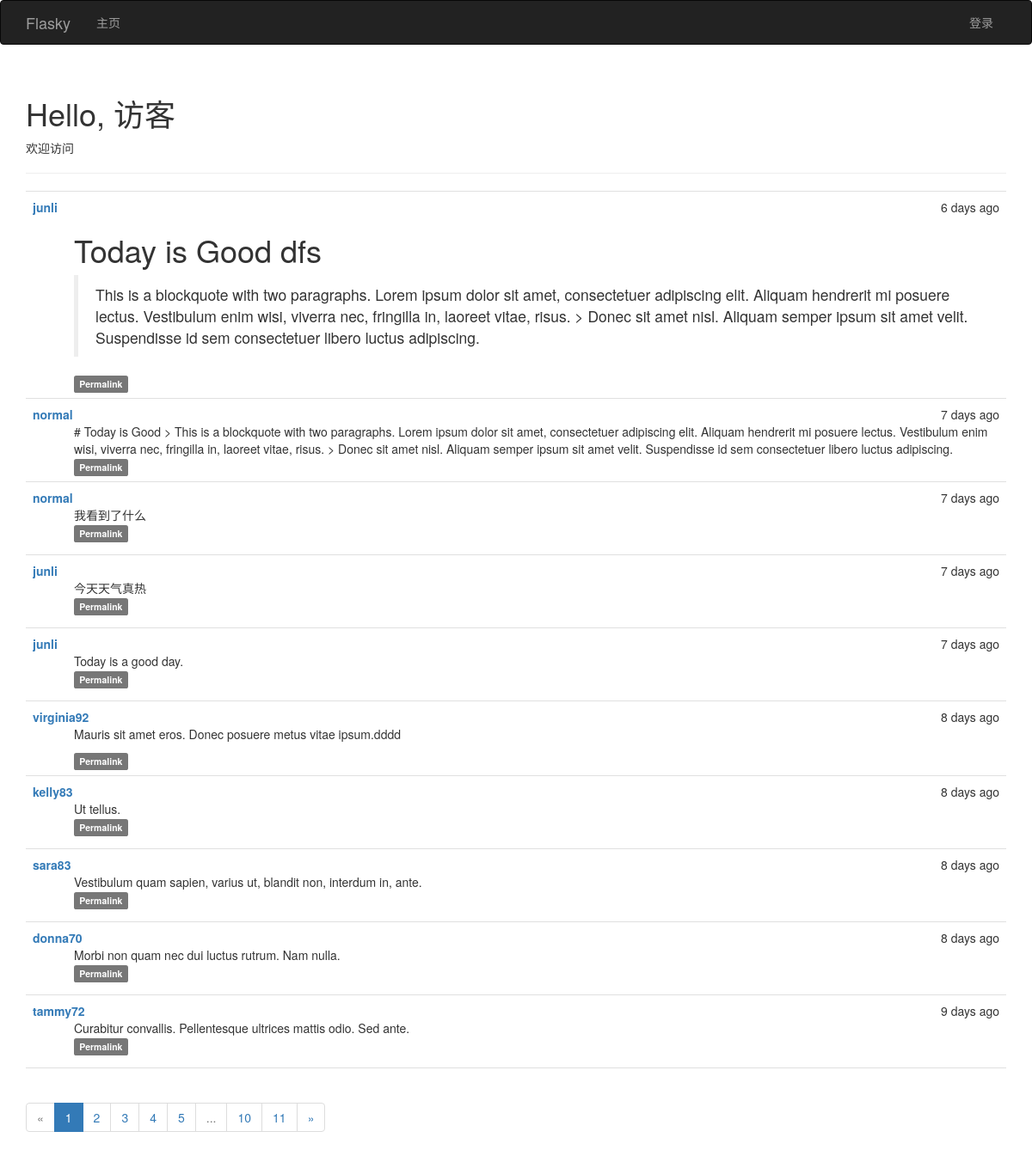
Before: / with the older database file.
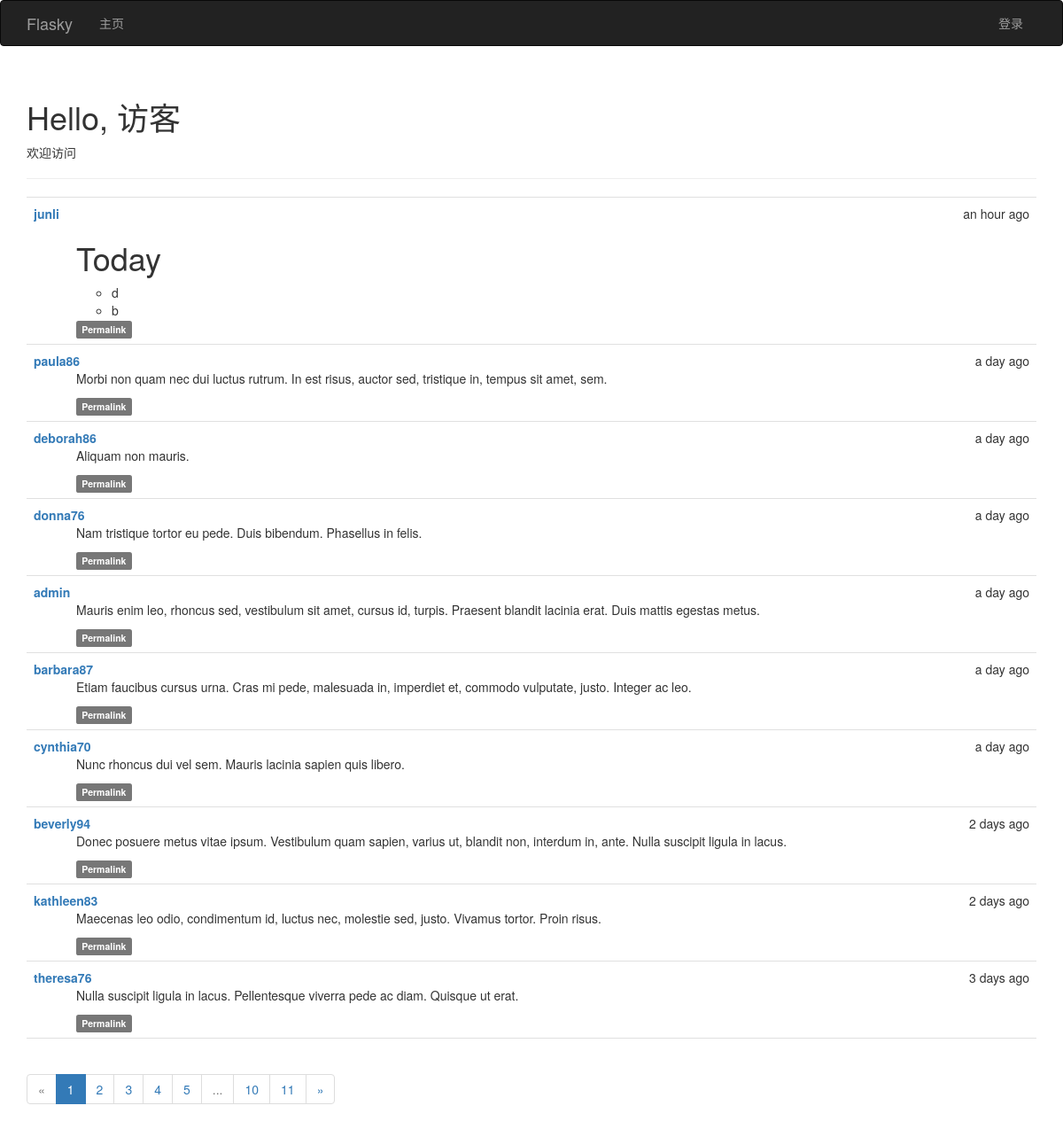
After: the same page with the newer database file.
### app/models.py (models this page shows, shortened)
class Post(db.Model):
    __tablename__ = 'posts'
    id = db.Column(db.Integer, primary_key=True)
    body = db.Column(db.Text)
    timestamp = db.Column(db.DateTime, index=True, default=datetime.utcnow)
    author_id = db.Column(db.Integer, db.ForeignKey('users.id'))
    body_html = db.Column(db.Text)

class User(UserMixin, db.Model):
    __tablename__ = 'users'
    id = db.Column(db.Integer, primary_key=True)
    username = db.Column(db.String(64), unique=True, index=True)
    email = db.Column(db.String(64), unique=True,index=True)
    role_id = db.Column(db.Integer, db.ForeignKey('roles.id'))
    password_hash = db.Column(db.String(128))
    confirmed = db.Column(db.Boolean, default= False)
    name = db.Column(db.String(64))
    location = db.Column(db.String(128))
    about_me = db.Column(db.Text())
    member_since = db.Column(db.DateTime(), default=datetime.utcnow)
    last_seen = db.Column(db.DateTime(), default=datetime.utcnow)
    posts = db.relationship('Post', backref='author', lazy='dynamic')
    followed = db.relationship('Follow', foreign_keys=[Follow.follower_id], backref=db.backref('follower', lazy='joined')
                               , lazy='dynamic', cascade='all,delete-orphan')
    followers = db.relationship('Follow', foreign_keys=[Follow.followed_id], backref=db.backref('followed',lazy='joined')
                                , lazy='dynamic',cascade='all,delete-orphan')
    @property
    def password(self):
        raise AttributeError('password is not a readable attribute')

### app/main/views.py (the view)
@main.route('/',methods=['GET','POST'])
def index():
    form = PostForm()
    if current_user.can(Permission.WRITE_ARTICLES) and form.validate_on_submit():
        post = Post(body=form.body.data, author=current_user._get_current_object())
        db.session.add(post)
        return redirect(url_for('.index'))
    page = request.args.get('page',1, type=int)
    pagination = Post.query.order_by(Post.timestamp.desc()).paginate(page,
                per_page=current_app.config['FLASKY_POSTS_PER_PAGE'], error_out=False)
    posts = pagination.items
    return render_template('index.html', form = form, posts=posts, pagination=pagination)

### app/auth/views.py (called while the page is built)
@auth.before_app_request
def before_request():
    if current_user.is_authenticated:
        current_user.ping()
        if not current_user.confirmed and request.endpoint[:5] != 'auth.':
            return redirect(url_for('auth.unconfirmed'))

### app/main/__init__.py (called while the page is built)
@main.app_context_processor
def inject_permissions():
    return dict(Permission=Permission)

### app/models.py (called while the page is built)
    def can(self, permission):
        return False

    def is_administrator(self):
        return False

### app/templates/index.html (shortened to what this page needs)
{%  extends "base.html" %}
{%  import "bootstrap/wtf.html" as wtf %}
{%  import "_macros.html" as macros %}
{% block page_content %}
    <div class="page-header">
        <h1>Hello, {% if current_user.is_authenticated %}{{ current_user.username }} {% else %} 访客{% endif %} </h1>
        {% if not known %}
            <p>欢迎访问</p>
         {% else %}
            <p>欢迎再次光临！</p>
        {% endif %}
    </div>
    <div>
  {%  include '_posts.html' %}
    {% if pagination %}
        <div class="pagination">
            {{ macros.pagination_widget(pagination,'.index') }}
        </div>
    {% endif %}
    </div>
{% endblock %}

### app/templates/_posts.html (shortened to what this page needs)
  <ul class="posts">
        {% for post in posts %}
            <li class="post">
                <div class="post-date">
                    {{ moment(post.timestamp).fromNow() }}
                </div>
                <div class="post-author">
                    <a href="{{ url_for('.user', username=post.author.username) }}">{{ post.author.username }}</a>
                </div>
                <div class="post-content">
                    {% if post.body_html %}
                        {{  post.body_html | safe }}
                    {% else %}
                        {{ post.body }}
                    {% endif %}
                    <div class="post-footer">
                        <a href="{{ url_for('.post', id=post.id) }}">
                            <span class="label label-default">Permalink</span>
                        </a>
                    </div>
                </div>
            </li>
        {% endfor %}
    </ul>

Changed rows visible on the page:
removed Post: timestamp "6 days ago", author.username "junli", body_html "Today is Good dfs This is a blockquote with two paragraphs. Lorem ipsum dolor sit amet, consectetuer adipiscing elit. Aliquam hendrerit mi posuere lectus. Vestibulum enim wisi, viverra nec, fringilla in, laoreet vitae, risus. > Donec sit amet nisl. Aliquam semper ipsum sit amet velit. Suspendisse id sem consectetuer libero luctus adipiscing."
removed Post: timestamp "7 days ago", author.username "normal", body "# Today is Good > This is a blockquote with two paragraphs. Lorem ipsum dolor sit amet, consectetuer adipiscing elit. Aliquam hendrerit mi posuere lectus. Vestibulum enim wisi, viverra nec, fringilla in, laoreet vitae, risus. > Donec sit amet nisl. Aliquam semper ipsum sit amet velit. Suspendisse id sem consectetuer libero luctus adipiscing."
no longer on this page (row edited): Post: timestamp "7 days ago", author.username "normal", body "我看到了什么"
no longer on this page (row edited): Post: timestamp "7 days ago", author.username "junli", body "今天天气真热"
no longer on this page (row edited): Post: timestamp "7 days ago", author.username "junli", body "Today is a good day."
no longer on this page (row edited): Post: timestamp "8 days ago", author.username "virginia92", body_html "Mauris sit amet eros. Donec posuere metus vitae ipsum.dddd"
no longer on this page (row edited): Post: timestamp "8 days ago", author.username "kelly83", body "Ut tellus."
no longer on this page (row edited): Post: timestamp "8 days ago", author.username "sara83", body "Vestibulum quam sapien, varius ut, blandit non, interdum in, ante."
no longer on this page (row edited): Post: timestamp "8 days ago", author.username "donna70", body "Morbi non quam nec dui luctus rutrum. Nam nulla."
no longer on this page (row edited): Post: timestamp "9 days ago", author.username "tammy72", body "Curabitur convallis. Pellentesque ultrices mattis odio. Sed ante."
now on this page (row edited): Post: timestamp "an hour ago", author.username "junli", body_html "Today d b"
now on this page (row edited): Post: timestamp "a day ago", author.username "paula86", body_html "Morbi non quam nec dui luctus rutrum. In est risus, auctor sed, tristique in, tempus sit amet, sem."
now on this page (row edited): Post: timestamp "a day ago", author.username "deborah86", body_html "Aliquam non mauris."
now on this page (row edited): Post: timestamp "a day ago", author.username "donna76", body_html "Nam tristique tortor eu pede. Duis bibendum. Phasellus in felis."
now on this page (row edited): Post: timestamp "a day ago", author.username "admin", body_html "Mauris enim leo, rhoncus sed, vestibulum sit amet, cursus id, turpis. Praesent blandit lacinia erat. Duis mattis egestas metus."
now on this page (row edited): Post: timestamp "a day ago", author.username "barbara87", body_html "Etiam faucibus cursus urna. Cras mi pede, malesuada in, imperdiet et, commodo vulputate, justo. Integer ac leo."
now on this page (row edited): Post: timestamp "a day ago", author.username "cynthia70", body_html "Nunc rhoncus dui vel sem. Mauris lacinia sapien quis libero."
now on this page (row edited): Post: timestamp "2 days ago", author.username "beverly94", body_html "Donec posuere metus vitae ipsum. Vestibulum quam sapien, varius ut, blandit non, interdum in, ante. Nulla suscipit ligula in lacus."
now on this page (row edited): Post: timestamp "2 days ago", author.username "kathleen83", body_html "Maecenas leo odio, condimentum id, luctus nec, molestie sed, justo. Vivamus tortor. Proin risus."
now on this page (row edited): Post: timestamp "3 days ago", author.username "theresa76", body_html "Nulla suscipit ligula in lacus. Pellentesque viverra pede ac diam. Quisque ut erat."
